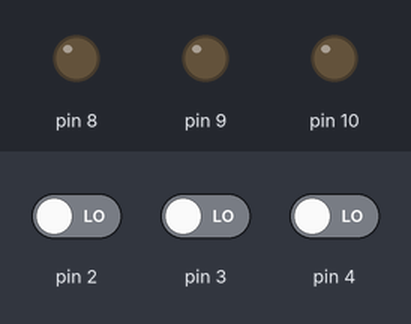
A sketch run on a simulated Arduino Uno, built with avr-gcc and run on an emulated ATmega328P. Parts: output pins drawn as LEDs (lit = HIGH). Inputs (shaded band) come from the test bench; at power-on: pin 2 LOW, pin 3 LOW, pin 4 LOW.

Above: at 1.2 s.
1.3 s: pin 2 driven HIGH
At 2.4 s:
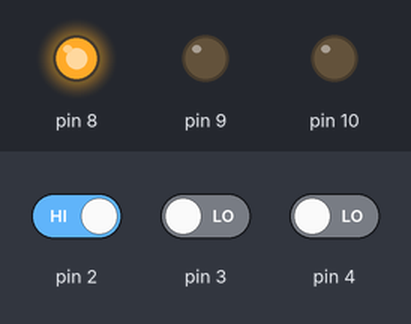
2.8 s: pin 3 driven HIGH
At 3.5 s:
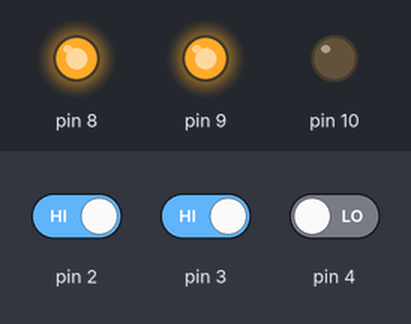
4.3 s: pin 4 driven HIGH
At 4.7 s:
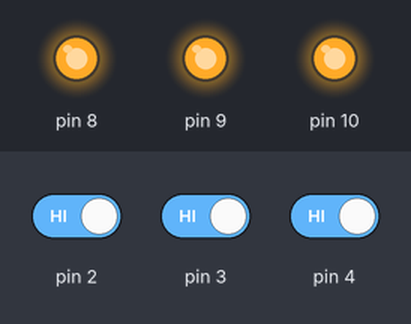
5.8 s: pin 2 driven LOW
At 7.0 s:
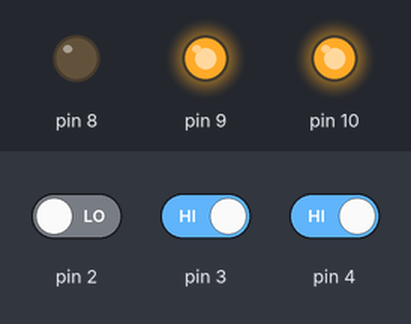
7.3 s: pin 3 driven LOW
At 8.1 s:
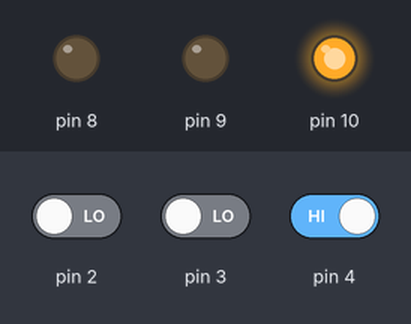
8.8 s: pin 2 driven HIGH
At 9.3 s:
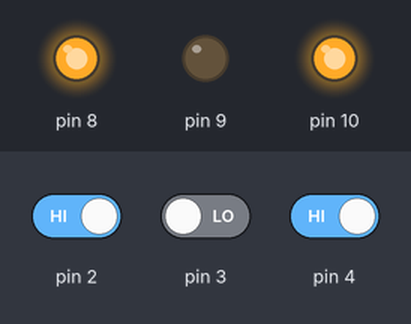
Timing chart, 0 to 11.3 s (numbered marks = the images above; inputs shaded):
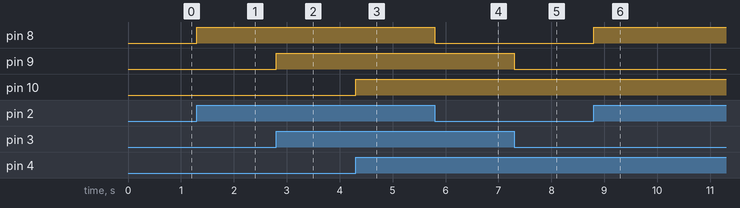

The sketch:

epic_maimu_turing1.ino
```cpp
// C++ code
//
 void setup() {
  // initialize the LED pin as an output:
  pinMode(8, OUTPUT);
    pinMode(9, OUTPUT);
    pinMode(10, OUTPUT);
  // initialize the pushbutton pin as an input:
  pinMode(2, INPUT);
    pinMode(3, INPUT);
    pinMode(4, INPUT);
}
void loop() {


  // check if the pushbutton is pressed. If it is, the buttonState is HIGH:
  if  (digitalRead (2) == HIGH) {
    // turn LED on:
    digitalWrite(8, HIGH);
  } else {
    // turn LED off:
    digitalWrite(8, LOW);
  }

  // check if the pushbutton is pressed. If it is, the buttonState is HIGH:
  if (digitalRead (3) == HIGH) {
    // turn LED on:
    digitalWrite(9, HIGH);
  } else {
    // turn LED off:
    digitalWrite(9, LOW);
  }

  // check if the pushbutton is pressed. If it is, the buttonState is HIGH:
  if (digitalRead (4) == HIGH) {
    // turn LED on:
    digitalWrite(10, HIGH);
  } else {
    // turn LED off:
    digitalWrite(10, LOW);
  }
}
```

Measured:
- after the input at 1.3 s, pin 8: LOW → HIGH at once
- after the input at 2.8 s, pin 9: LOW → HIGH at once
- after the input at 4.3 s, pin 10: LOW → HIGH at once
- after the input at 5.8 s, pin 8: HIGH → LOW at once
- after the input at 7.3 s, pin 9: HIGH → LOW at once
- after the input at 8.8 s, pin 8: LOW → HIGH at once
